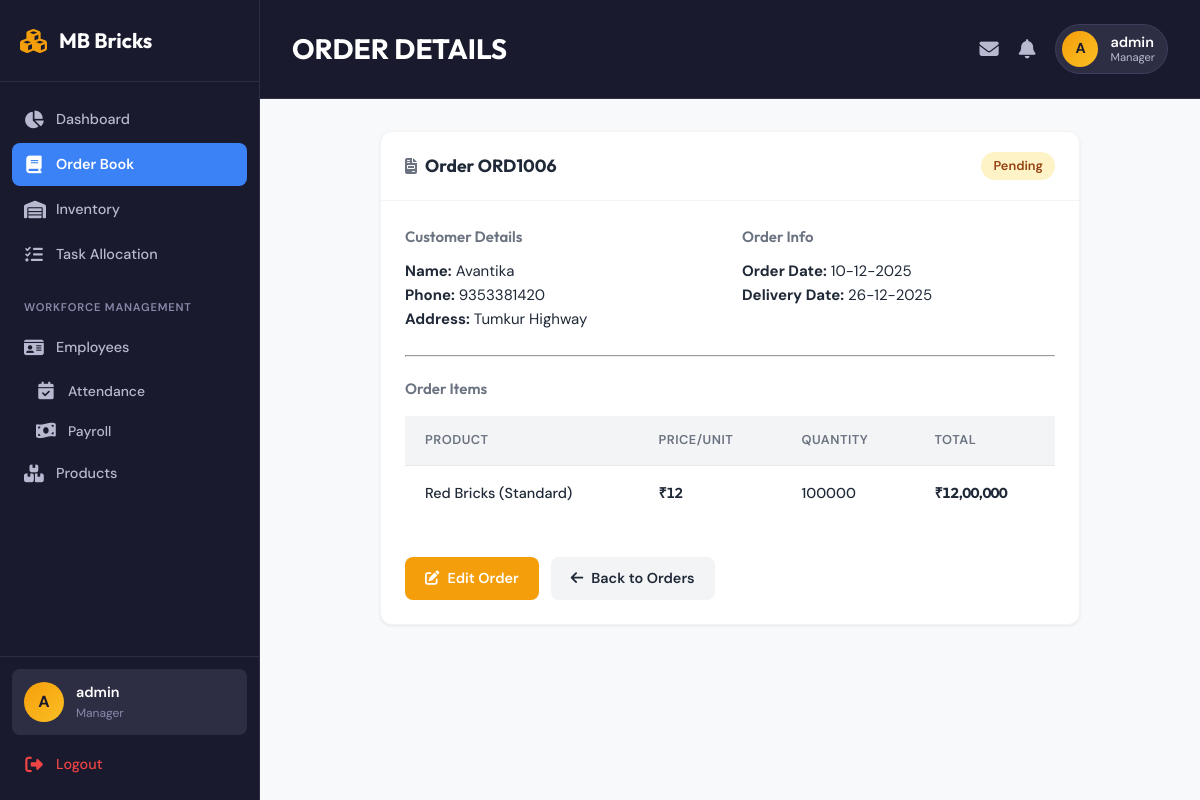
Page /orders/view/6 (signed in) on the committed database.
### tables this page shows
CREATE TABLE orders (
            id INTEGER PRIMARY KEY AUTOINCREMENT,
            order_number TEXT UNIQUE NOT NULL,
            customer_name TEXT NOT NULL,
            customer_phone TEXT,
            customer_address TEXT,
            product_id INTEGER NOT NULL,
            quantity INTEGER NOT NULL,
            total_amount REAL NOT NULL,
            status TEXT DEFAULT 'Pending',
            order_date TIMESTAMP DEFAULT CURRENT_TIMESTAMP,
            delivery_date DATE,
            notes TEXT,
            FOREIGN KEY (product_id) REFERENCES products (id)
        );

CREATE TABLE products (
            id INTEGER PRIMARY KEY AUTOINCREMENT,
            name TEXT NOT NULL,
            category TEXT NOT NULL,
            price_per_unit REAL NOT NULL,
            unit TEXT DEFAULT 'piece',
            stock_quantity INTEGER DEFAULT 0,
            description TEXT,
            created_at TIMESTAMP DEFAULT CURRENT_TIMESTAMP
        );

### app.py (the view)
@app.route('/orders/view/<int:id>')
@login_required
@role_required('Manager', 'Supervisor')
def view_order(id):
    db = get_db()
    order = db.execute('''
        SELECT o.*, p.name as product_name, p.price_per_unit FROM orders o
        JOIN products p ON o.product_id = p.id
        WHERE o.id = ?
    ''', (id,)).fetchone()
    if not order:
        flash('Order not found', 'danger')
        return redirect(url_for('orders'))
    return render_template('order_view.html', order=order)

### app.py (called while the page is built)
def format_indian_currency(amount):
    if amount is None:
        amount = 0
    amount = int(round(amount))
    if amount < 0:
        return '-₹' + format_indian_currency(-amount)[1:]
    s = str(amount)
    if len(s) <= 3:
        return '₹' + s
    result = s[-3:]
    s = s[:-3]
    while s:
        result = s[-2:] + ',' + result
        s = s[:-2]
    return '₹' + result

def login_required(f):
    @wraps(f)
    def decorated_function(*args, **kwargs):
        if 'user_id' not in session:
            flash('Please login to access this page.', 'warning')
            return redirect(url_for('login'))
        return f(*args, **kwargs)
    return decorated_function

def role_required(*roles):
    def decorator(f):
        @wraps(f)
        def decorated_function(*args, **kwargs):
            if 'user_role' not in session:
                flash('Please login to access this page.', 'warning')
                return redirect(url_for('login'))
            if session['user_role'] not in roles:
                flash('You do not have permission to access this page.', 'danger')
                return redirect(url_for('dashboard'))
            return f(*args, **kwargs)
        return decorated_function
    return decorator

def convert_date(val):
    return datetime.strptime(val.decode(), "%Y-%m-%d").date()

def convert_datetime(val):
    return datetime.fromisoformat(val.decode())

def get_db():
    if 'db' not in g:
        g.db = sqlite3.connect(DATABASE, detect_types=sqlite3.PARSE_DECLTYPES | sqlite3.PARSE_COLNAMES)
        g.db.row_factory = sqlite3.Row
    return g.db

def format_date(d):
    if d:
        if isinstance(d, str):
            try:
                d = datetime.strptime(d, '%Y-%m-%d').date()
            except ValueError:
                return d
        return d.strftime('%d-%m-%Y')
    return ''

### templates/order_view.html (shortened to what this page needs)
{% extends 'base.html' %}
{% block header %}ORDER DETAILS{% endblock %}
{% block content %}
<div class="card" style="max-width: 700px; margin: 0 auto;">
    <div class="card-header">
        <h2><i class="fas fa-file-invoice"></i> Order {{ order.order_number }}</h2>
        <span class="badge badge-{% if order.status == 'Completed' %}success{% elif order.status == 'Pending' %}warning{% elif order.status == 'Cancelled' %}danger{% else %}info{% endif %}">
            {{ order.status }}
        </span>
    </div>
    <div class="card-body">
        <div class="grid-2 mb-2">
            <div>
                <h4 style="color: var(--text-secondary); margin-bottom: 10px;">Customer Details</h4>
                <p><strong>Name:</strong> {{ order.customer_name }}</p>
                <p><strong>Phone:</strong> {{ order.customer_phone or 'N/A' }}</p>
                <p><strong>Address:</strong> {{ order.customer_address or 'N/A' }}</p>
            </div>
            <div>
                <h4 style="color: var(--text-secondary); margin-bottom: 10px;">Order Info</h4>
                <p><strong>Order Date:</strong> {{ order.order_date|format_date }}</p>
                <p><strong>Delivery Date:</strong> {{ order.delivery_date|format_date if order.delivery_date else 'Not Set' }}</p>
            </div>
        </div>
        <hr style="border-color: var(--border-color); margin: 20px 0;">
        <h4 style="color: var(--text-secondary); margin-bottom: 15px;">Order Items</h4>
        <table>
            <thead>
                <tr>
                    <th>Product</th>
                    <th>Price/Unit</th>
                    <th>Quantity</th>
                    <th>Total</th>
                </tr>
            </thead>
            <tbody>
                <tr>
                    <td>{{ order.product_name }}</td>
                    <td class="currency">{{ order.price_per_unit|indian_currency }}</td>
                    <td>{{ order.quantity }}</td>
                    <td class="currency"><strong>{{ order.total_amount|indian_currency }}</strong></td>
                </tr>
            </tbody>
        </table>
        <div class="d-flex gap-1 mt-3">
            <a href="{{ url_for('edit_order', id=order.id) }}" class="btn btn-warning">
                <i class="fas fa-edit"></i> Edit Order
            </a>
            <a href="{{ url_for('orders') }}" class="btn btn-secondary">
                <i class="fas fa-arrow-left"></i> Back to Orders
            </a>
        </div>
    </div>
</div>
{% endblock %}

### static/css/style.css (style rules this page uses)
:root { --primary: #3b82f6; --primary-dark: #2563eb; --primary-light: #60a5fa; --primary-subtle: #dbeafe; --bg-primary: #f8f9fb; --bg-secondary: #f3f4f6; --bg-white: #ffffff; --bg-card: #ffffff; --bg-hover: #f9fafb; --bg-sidebar: #ffffff; --text-primary: #1f2937; --text-secondary: #6b7280; --text-tertiary: #9ca3af; --text-light: #d1d5db; --border-light: #f3f4f6; --border-medium: #e5e7eb; --border-dark: #d1d5db; --success: #10b981; --success-bg: #d1fae5; --success-text: #065f46; --warning: #f59e0b; --warning-bg: #fef3c7; --warning-text: #92400e; --danger: #ef4444; --danger-bg: #fee2e2; --danger-text: #991b1b; --info: #3b82f6; --info-bg: #dbeafe; --info-text: #1e40af; --shadow-xs: 0 1px 2px rgba(0, 0, 0, 0.05); --shadow-sm: 0 1px 3px rgba(0, 0, 0, 0.08); --shadow-md: 0 4px 6px -1px rgba(0, 0, 0, 0.08); --shadow-lg: 0 10px 15px -3px rgba(0, 0, 0, 0.08); --shadow-xl: 0 20px 25px -5px rgba(0, 0, 0, 0.08); --radius-sm: 6px; --radius: 8px; --radius-md: 10px; --radius-lg: 12px; --radius-xl: 16px; --radius-full: 9999px; --space-xs: 4px; --space-sm: 8px; --space-md: 16px; --space-lg: 24px; --space-xl: 32px; }
* { margin: 0; padding: 0; box-sizing: border-box; }
body { font-family: 'DM Sans', -apple-system, BlinkMacSystemFont, 'Segoe UI', sans-serif; background: var(--bg-primary); color: var(--text-primary); line-height: 1.6; font-size: 15px; overflow-x: hidden; -webkit-font-smoothing: antialiased; -moz-osx-font-smoothing: grayscale; }
h1, h2, h3, h4, h5, h6 { font-family: 'Outfit', sans-serif; font-weight: 600; }
.currency, .stat-value, input[type="number"], td.currency { font-family: 'Outfit', monospace; font-weight: 600; letter-spacing: -0.3px; font-feature-settings: 'tnum'; font-variant-numeric: tabular-nums; }
.card { background: var(--bg-card); border-radius: var(--radius-lg); box-shadow: var(--shadow-sm); margin-bottom: 24px; overflow: hidden; border: 1px solid var(--border-light); transition: box-shadow 0.2s ease; }
.card-header { padding: 20px 24px; border-bottom: 1px solid var(--border-light); display: flex; justify-content: space-between; align-items: center; }
.card-header h2 { font-size: 1.1rem; font-weight: 700; color: var(--text-primary); display: flex; align-items: center; gap: 8px; font-family: 'Outfit', sans-serif; }
.card-header h2 i { color: var(--text-secondary); font-size: 1rem; }
.card-body { padding: 24px; }
table { width: 100%; border-collapse: collapse; }
th { background: var(--bg-secondary); color: var(--text-secondary); padding: 14px 20px; text-align: left; font-weight: 600; font-size: 0.8rem; text-transform: uppercase; letter-spacing: 0.5px; border-bottom: 1px solid var(--border-medium); }
td { padding: 16px 20px; border-bottom: 1px solid var(--border-light); color: var(--text-primary); font-weight: 500; font-size: 0.9rem; }
tr:last-child td { border-bottom: none; }
tbody tr { transition: background 0.15s ease; }
.btn { display: inline-flex; align-items: center; justify-content: center; gap: 8px; padding: 10px 20px; border: none; border-radius: var(--radius); font-size: 0.9rem; font-weight: 600; cursor: pointer; transition: all 0.2s ease; text-decoration: none; font-family: 'DM Sans', sans-serif; }
.btn-warning { background: var(--warning); color: white; }
.btn-secondary { background: var(--bg-secondary); color: var(--text-primary); }
.badge { display: inline-flex; align-items: center; padding: 4px 12px; border-radius: var(--radius-full); font-size: 0.8rem; font-weight: 600; }
.badge-warning { background: var(--warning-bg); color: var(--warning-text); }
.mt-3 { margin-top: 36px; }
.mb-2 { margin-bottom: 24px; }
.d-flex { display: flex; }
.gap-1 { gap: 12px; }
.grid-2 { display: grid; grid-template-columns: repeat(2, 1fr); gap: 24px; }

### rows in the picture
orders: order_number "ORD1006", status "Pending", customer_name "Avantika", customer_phone "9353381420", customer_address "Tumkur Highway", order_date "10-12-2025", delivery_date "26-12-2025", quantity "100000", total_amount|indian_currency "₹12,00,000"
products: product_name "Red Bricks (Standard)", price_per_unit|indian_currency "₹12"

### other values in the picture
{{ session.get('username', 'U')[0]|upper }} "A"
{{ session.get('username', 'User') }} "admin"
{{ session.get('user_role', 'Guest') }} "Manager"
